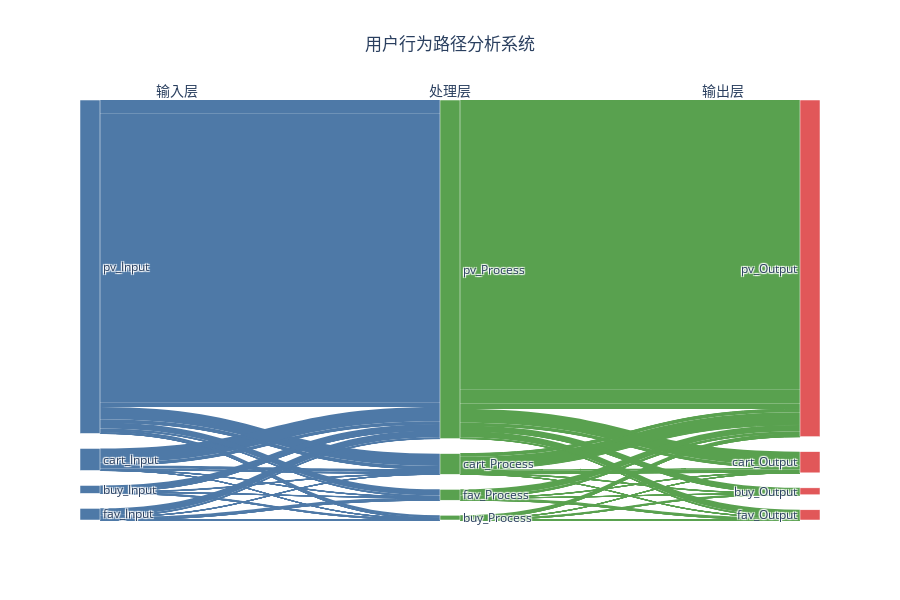

The notebook cell this image was saved under:
### Code cell
# ====================
# 主执行流程
# ====================


# 路径分析
analyzer = PathAnalyzer(df)
flow_data = analyzer.calculate_flows()

# 结果输出
print("层间流量统计：")
print(flow_data)

# 可视化生成
visualizer = FlowVisualizer(flow_data)
fig = visualizer.create_sankey()
fig.show()

### Figure 1 — Plotly figure (JSON) as saved in the notebook; plotly's stock layout.template omitted (floating-point values rounded to 4 significant figures)
{"data": [{"arrangement": "perpendicular", "link": {"color": ["#4E79A7", "#59A14F", "#4E79A7", "#59A14F", "#4E79A7", "#59A14F", "#4E79A7", "#59A14F", "#4E79A7", "#59A14F", "#4E79A7", "#59A14F", "#4E79A7", "#59A14F", "#4E79A7", "#59A14F", "#4E79A7", "#59A14F", "#4E79A7", "#59A14F", "#4E79A7", "#59A14F", "#4E79A7", "#59A14F", "#4E79A7", "#59A14F", "#4E79A7", "#59A14F", "#4E79A7", "#59A14F", "#4E79A7", "#59A14F", "#4E79A7", "#59A14F", "#4E79A7", "#59A14F", "#4E79A7", "#59A14F", "#4E79A7", "#59A14F", "#4E79A7", "#59A14F", "#4E79A7", "#59A14F", "#4E79A7", "#59A14F", "#4E79A7", "#59A14F", "#4E79A7", "#59A14F", "#4E79A7", "#59A14F", "#4E79A7", "#59A14F", "#4E79A7", "#59A14F", "#4E79A7", "#59A14F", "#4E79A7", "#59A14F", "#4E79A7", "#59A14F", "#4E79A7", "#59A14F", "#4E79A7", "#59A14F", "#4E79A7", "#59A14F", "#4E79A7", "#59A14F", "#4E79A7", "#59A14F", "#4E79A7", "#59A14F", "#4E79A7", "#59A14F", "#4E79A7", "#59A14F", "#4E79A7", "#59A14F", "#4E79A7", "#59A14F", "#4E79A7", "#59A14F", "#4E79A7", "#59A14F", "#4E79A7", "#59A14F", "#4E79A7", "#59A14F", "#4E79A7", "#59A14F", "#4E79A7", "#59A14F", "#4E79A7", "#59A14F", "#4E79A7", "#59A14F", "#4E79A7", "#59A14F", "#4E79A7", "#59A14F", "#4E79A7", "#59A14F", "#4E79A7", "#59A14F", "#4E79A7", "#59A14F", "#4E79A7", "#59A14F", "#4E79A7", "#59A14F", "#4E79A7", "#59A14F", "#4E79A7", "#59A14F", "#4E79A7", "#59A14F", "#4E79A7", "#59A14F", "#4E79A7", "#59A14F", "#4E79A7", "#59A14F", "#4E79A7", "#59A14F", "#4E79A7", "#59A14F"], "source": [2, 4, 2, 5, 1, 5, 0, 4, 0, 5, 0, 4, 1, 4, 0, 6, 0, 4, 2, 6, 0, 7, 2, 4, 0, 6, 0, 4, 0, 7, 2, 6, 1, 5, 3, 4, 0, 5, 1, 4, 1, 7, 1, 4, 1, 4, 3, 7, 2, 7, 3, 7, 3, 4, 3, 5, 2, 5, 3, 4, 0, 7, 0, 5, 2, 7, 1, 6, 3, 6, 0, 5, 3, 6, 1, 5, 2, 6, 1, 7, 3, 5, 0, 6, 2, 4, 3, 4, 2, 5, 1, 6, 1, 7, 2, 4, 0, 6, 1, 6, 3, 7, 2, 5, 1, 5, 2, 6, 0, 7, 3, 5, 3, 7, 2, 7, 3, 6, 1, 7, 2, 7, 3, 5, 3, 6, 1, 6], "target": [4, 8, 5, 8, 5, 8, 4, 9, 5, 8, 4, 8, 4, 8, 6, 8, 4, 10, 6, 8, 7, 8, 4, 10, 6, 10, 4, 11, 7, 11, 6, 10, 5, 9, 4, 8, 5, 9, 4, 9, 7, 8, 4, 10, 4, 11, 7, 11, 7, 11, 7, 8, 4, 11, 5, 8, 5, 11, 4, 9, 7, 9, 5, 10, 7, 8, 6, 8, 6, 8, 5, 11, 6, 10, 5, 10, 6, 9, 7, 9, 5, 9, 6, 11, 4, 11, 4, 10, 5, 9, 6, 10, 7, 11, 4, 9, 6, 9, 6, 9, 7, 9, 5, 10, 5, 11, 6, 11, 7, 10, 5, 11, 7, 10, 7, 10, 6, 11, 7, 10, 7, 9, 5, 10, 6, 9, 6, 11], "value": [72123, 72123, 2101, 2101, 30719, 30719, 143334, 143334, 129924, 129924, 2948592, 2948592, 150577, 150577, 64668, 64668, 65067, 65067, 18278, 18278, 27295, 27295, 11303, 11303, 12417, 12417, 49355, 49355, 6491, 6491, 10215, 10215, 14141, 14141, 57960, 57960, 28816, 28816, 22892, 22892, 1590, 1590, 1945, 1945, 2918, 2918, 3996, 3996, 152, 152, 5926, 5926, 3253, 3253, 3440, 3440, 73, 73, 3100, 3100, 1642, 1642, 1487, 1487, 544, 544, 2119, 2119, 1475, 1475, 1990, 1990, 391, 391, 621, 621, 692, 692, 285, 285, 881, 881, 533, 533, 1873, 1873, 1093, 1093, 753, 753, 743, 743, 388, 388, 2355, 2355, 1518, 1518, 303, 303, 477, 477, 433, 433, 686, 686, 404, 404, 623, 623, 177, 177, 174, 174, 125, 125, 56, 56, 52, 52, 36, 36, 60, 60, 53, 53, 32, 32]}, "node": {"color": ["#4E79A7", "#4E79A7", "#4E79A7", "#4E79A7", "#59A14F", "#59A14F", "#59A14F", "#59A14F", "#E15759", "#E15759", "#E15759", "#E15759"], "label": ["pv_Input", "cart_Input", "fav_Input", "buy_Input", "pv_Process", "cart_Process", "fav_Process", "buy_Process", "pv_Output", "cart_Output", "fav_Output", "buy_Output"], "line": {"color": "white", "width": 0.5}, "pad": 15, "thickness": 20}, "type": "sankey"}], "layout": {"annotations": [{"font": {"size": 14}, "showarrow": false, "text": "输入层", "x": 0.1, "y": 1.05}, {"font": {"size": 14}, "showarrow": false, "text": "处理层", "x": 0.5, "y": 1.05}, {"font": {"size": 14}, "showarrow": false, "text": "输出层", "x": 0.9, "y": 1.05}], "height": 600, "margin": {"t": 100}, "title": {"text": "用户行为路径分析系统", "x": 0.5}}}
